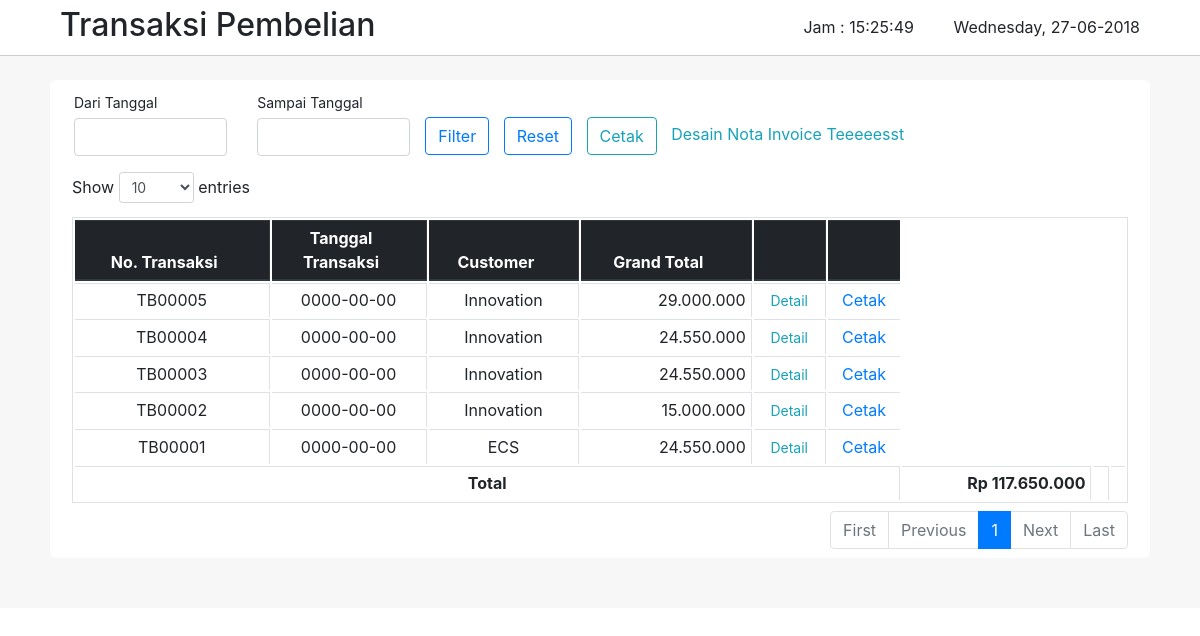
The app's page /transaksiBeli.php, older data.
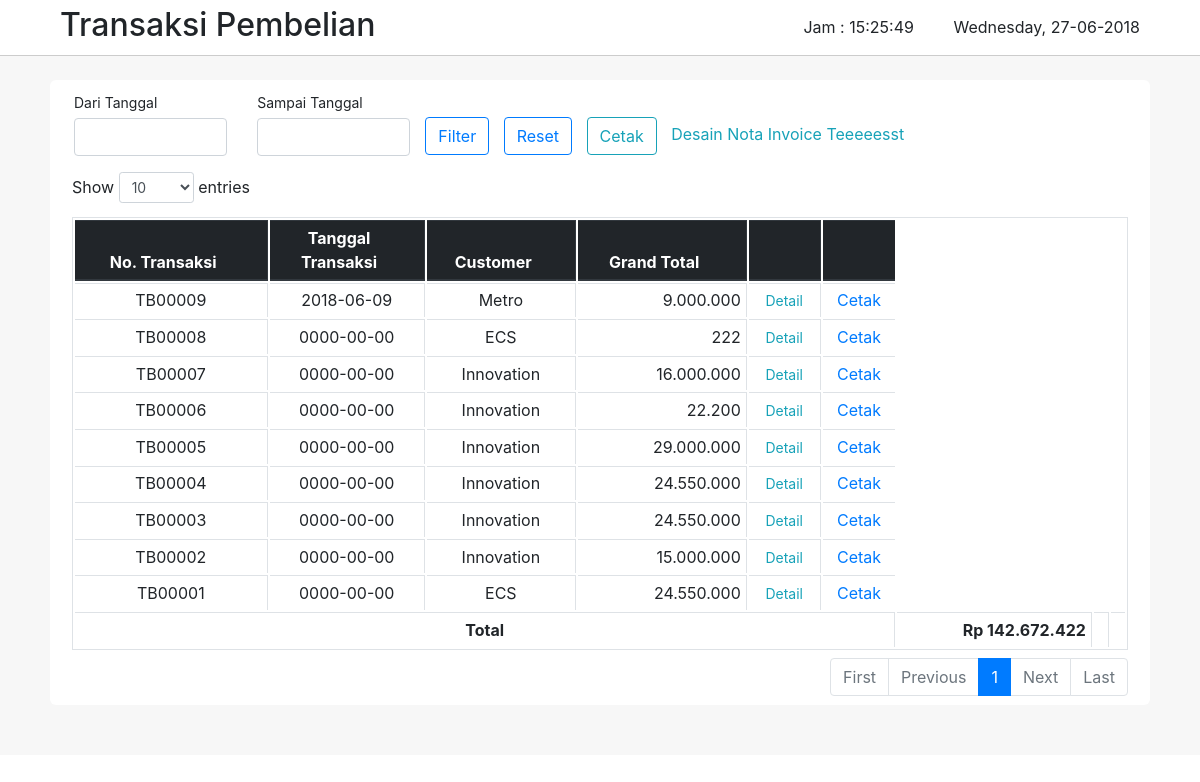
The same page, newer data.
### tables this page shows
CREATE TABLE `tb_pembelian` (
  `notrans` varchar(10) NOT NULL,
  `tgltrans` date NOT NULL,
  `supplier` varchar(50) NOT NULL,
  `subtotal` double NOT NULL,
  `diskon` double NOT NULL,
  `total` double NOT NULL
);

### transaksiBeli.php (the view, shortened to what this page needs)
<!DOCTYPE html>
<html>
<head>
    <link rel="stylesheet" type="text/css" href="style.css">
    <link rel="stylesheet" type="text/css" href="css/bootstrap.min.css">
    <link rel="stylesheet" type="text/css" href="css/datepicker.css">
    <link rel="stylesheet" type="text/css" href="css/bootstrap.css">
    <link rel="stylesheet" type="text/css" href="css/dataTables.bootstrap4.min.css">
</head>
<?php
    function functionTanggal()
    {
        $hari = date("l");
        $tanggal = date("d");
        $bulan = date("m");
        $tahun = date("Y");
        echo "$hari".", "."$tanggal"."-"."$bulan"."-"."$tahun";
    }
?>
<body onload="functionTampilkanJam();setInterval('functionTampilkanJam()', 1000);">
    <div id="topnav">
        <div class="title">
            <h2 style="margin-left: 35px;">Transaksi Pembelian</h2>
        </div>
        <div class="jamtgl">
            Jam : <span id="clock"></span>
            <span id="date">
                <?php
                    functionTanggal();
                ?>
            </span>
        </div>
    </div>
    <div class="all-box">
        <div class="all-top">
             <br>
        </div>
        <div class="all-content">
            <div class="form row" id="bar">
                <div class="form-group col-md-2">
                    <label for="tgl_awal" class="col-form-label col-form-label-sm">Dari Tanggal</label>
                    <div id="tgl_awal" class="input date" data-date-format="yyyy-mm-dd">
                        <input class="form-control" type="text" name="tgl_awal" id="from_date" autocomplete="off">
                    </div>
                </div>
                <div class="form-group col-md-2">
                    <label for="tgl_awal" class="col-form-label col-form-label-sm">Sampai Tanggal</label>
                    <div id="tgl_akhir" class="input date" data-date-format="yyyy-mm-dd">
                        <input class="form-control" type="text" name="tgl_akhir" id="to_date" autocomplete="off">
                    </div>
                </div>
                <div class="tombolfilter">
                    <button type="submit" name="filter" id="filter" class="btn btn-outline-primary">Filter</button>
                    <button type="reset" name="reset" id="reset" class="btn btn-outline-primary">Reset</button>
                    <button type="submit" name="" id="cetak" class="btn btn-outline-info">Cetak</button>
                    <a href="cetakInvoice.php" class="btn-outline-info" target="_blank">Desain Nota Invoice</a>
                    <a href="cetakTest.php" class="btn-outline-info" target="_blank">Teeeeesst</a>
                </div>
            </div>
            <div id="tampil">
                <div class="table-responsive">
                    <table class="table table-hover table-sm table-bordered" id="tabel_penjualan">
                        <thead class="thead-dark">
                            <tr>
                                <th>No. Transaksi</th>
                                <th width="15%">Tanggal Transaksi</th>
                                <th>Customer</th>
                                <th>Grand Total</th>
                                <th width="7%"></th>
                                <th width="7%"></th>
                            </tr>
                        </thead>
                        <tbody>
                        <?php
                            require_once("conn.php");
                            $sql = "SELECT * FROM tb_pembelian ORDER BY notrans DESC";
                            $q = mysqli_query($conn,$sql);
                            $grandTotal = 0;
                            while ($r = mysqli_fetch_array($q))
                            {
                                $total = number_format($r['total'], 0, ',', '.');
                                echo"
                                    <tr>
                                        <td align='center'>$r[notrans]</td>
                                        <td align='center'>$r[tgltrans]</td>
                                        <td align='center'>$r[supplier]</td>
                                        <td align='right'>$total</td>
                                        <td align='center'><a href='dpembelian/detail_pembelian?notrans=$r[notrans]' target=_blank id='detail'>Detail</a></td>
                                        <td align='center'><a href='cetakInvoicePembelian?noTrans=$r[notrans]' target=_blank class='cetak'>Cetak</a></td>
                                    </tr>
                                ";
                                $grandTotal = $grandTotal + $r['total'];
                            }
                        ?>
                            <tr>
                                <td colspan="6" align="center"><strong>Total</strong></td>
                                <td align="right"><strong> <?php echo "Rp " .number_format($grandTotal, 0, ',', '.'); ?> </strong></td>
                                <td></td>
                                <td></td>
                            </tr>
                        </tbody>
                    </table>
                </div>
            </div>
        </div>
    </div>
</body>
</html>

### style.css (style rules this page uses)
body { margin: 0px; padding: 0px; }
#topnav { overflow: hidden; position: sticky; top: 0; width: 100%; height: 56px; background-color: #fff; padding: 15px 25px; border-bottom: 1px solid #ccc; z-index: 3; }
.all-box { background-color: #f7f7f7; padding-left: 50px; padding-right: 50px; padding-bottom: 50px; }
.all-content { background-color: #fff; padding: 7px; border-radius: 6px; }
.tombolfilter { margin-top: 30px; }
#filter { margin-right: 10px; }
#reset { margin-right: 10px; }
#cetak { margin-right: 10px; }
.title { float: left; margin-top: -9px; }
.jamtgl { float : right; }
#clock { margin-right: 35px; }
#date { margin-right: 35px; }

### transaksiBeli.php (style rules this page uses)
#bar { margin-left: 2px; }
#tampil th { text-align: center; }
#detail, #print { text-decoration: none; padding: 2px 10px; color: #17a2b8; border-radius: 4px; font-size: 14px; transition-duration: 0.3s; }

Row changes from the older to the newer data that the page shows:
added tb_pembelian: notrans "TB00009", tgltrans "2018-06-09", supplier "Metro", total "9.000.000"
added tb_pembelian: notrans "TB00008", tgltrans "0000-00-00", supplier "ECS", total "222"
added tb_pembelian: notrans "TB00007", tgltrans "0000-00-00", supplier "Innovation", total "16.000.000"
added tb_pembelian: notrans "TB00006", tgltrans "0000-00-00", supplier "Innovation", total "22.200"
Text that changed along with them:
$grandTotal: "117.650.000" → "142.672.422"
